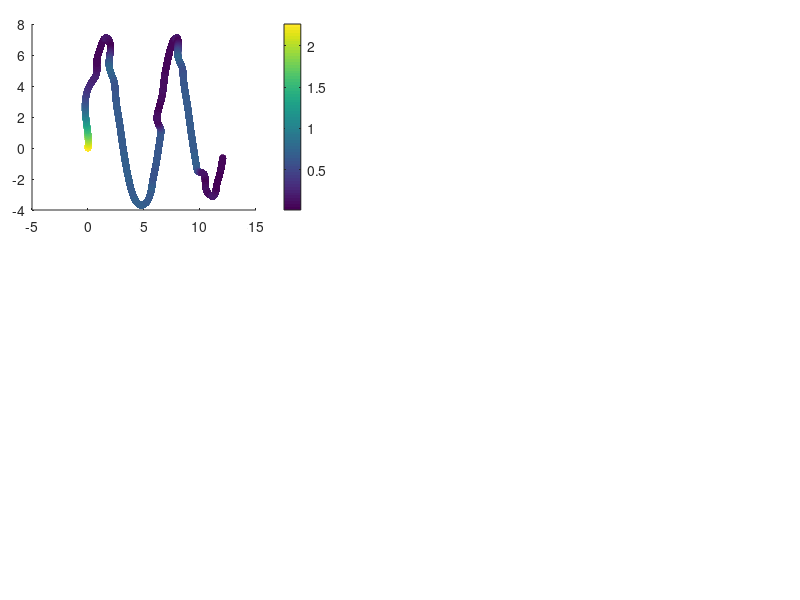

The MATLAB source for this figure: (Note: this script raises an error after producing the figure.)
%% Code to show the results of the Inverse kinematic controller

% Clean variables
clc, clear all, close all;
 
% Load variables of the system
%load("T_MinNorma_UAV_DinInv_Real.mat");
load("MIL_test.mat")

% Change variable size
%h = h(:, 1:end-1);
% h_p = h_p(:, 1:end-1);
% v = v(:, 1:end-1);
%vref = vref(:, 1:end-1);

% Time definition 
%t = t(1,1:end-1);

% Error definition
for k = 1:length(t)
    error_vector = hd(1:3, k)-h(1:3, k);
    error_dynamic(k) = norm(error_vector,2);
end

% Figure propert%% Figures
lw = 1; % linewidth 1
lwV = 2; % linewidth 2
fontsizeLabel = 11; %11
fontsizeLegend = 11;
fontsizeTicks = 11;
fontsizeTitel = 11;
sizeX = 1300; % size figure
sizeY = 750; % size figure

% color propreties
c1 = [80, 81, 79]/255;
c2 = [244, 213, 141]/255;
c3 = [242, 95, 92]/255;
c4 = [112, 141, 129]/255;

C18 = [0 0 0];
c5 = [130, 37, 37]/255;
c6 = [205, 167, 37]/255;
c7 = [81, 115, 180]/255;

C1 = [246 170 141]/255;
C2 = [51 187 238]/255;
C3 = [0 153 136]/255;
C4 = [238 119 51]/255;
C5 = [204 51 17]/255;
C6 = [238 51 119]/255;
C7 = [187 187 187]/255;
C8 = [80 80 80]/255;
C9 = [140 140 140]/255;
C10 = [0 128 255]/255;
C11 = [234 52 89]/255;
C12 = [39 124 252]/255;
C13 = [40 122 125]/255;
%C14 = [86 215 219]/255;
C14 = [252 94 158]/255;
C15 = [244 171 39]/255;
C16 = [100 121 162]/255;
C17 = [255 0 0]/255;
%% New color slection

figure('Position', [500 500 sizeX sizeY])
set(gcf, 'Position', [500 500 sizeX sizeY]);
fig1_comps.fig = gcf;

% Figure 1
axes('Position',[0.04 0.65 .35 .31]);
%% Colorbar
scatter(h(1, :),h(2, :),30,error_dynamic,'filled','MarkerFaceAlpha',0.7);
c = colorbar;
c.Label.Interpreter = 'latex';
c.Label.String = '$\textrm{Error}~||\tilde{\mathbf{\eta}}||$';

set(c,'TickLabelInterpreter','latex')

%% Desired Trajectory
hd_plot = line(hd(1,:),hd(2,:));
set(hd_plot, 'LineStyle', '--', 'Color', C8, 'LineWidth', 1.2*lw)

%% Real Trajectory
h_plot = line(h(1,:),h(2,:));
set(h_plot, 'LineStyle', '-', 'Color', C18, 'LineWidth', 1.2*lw)

%% Title of the image
hTitle_1 = title({'$\textrm{(a)}$'},'fontsize',14,'interpreter','latex','Color',C18);
%hXLabel_1 = xlabel('$x~[m]$','fontsize',9,'interpreter','latex', 'Color',C18);
hYLabel_1 = ylabel('$y~[m]$','fontsize',9,'interpreter','latex', 'Color',C18);

%% Legend nomeclature
hLegend_1 = legend([hd_plot, h_plot],{'$\mathbf{\eta}_d$','$\mathbf{\eta}$'},'fontsize',12,'interpreter','latex','Color',[255 255 255]/255,'Location','best','NumColumns',1,'TextColor','black');
set(gca,'ticklabelinterpreter','latex',...
        'fontsize',1.3*fontsizeTicks)
% Figure properties
ax_1 = gca;
ax_1.Box = 'on';
ax_1.BoxStyle = 'full';
ax_1.TickLength = [0.005;0.005];
ax_1.TickDirMode = 'auto';
ax_1.YMinorTick = 'on';
ax_1.XMinorTick = 'on';
% ax_2.XTickLabel = [];
ax_1.XMinorGrid = 'on';
ax_1.YMinorGrid = 'on';
%ax_2.MinorGridColor = '#8f8f8f';
ax_1.MinorGridAlpha = 0.15;
ax_1.LineWidth = 0.8;
ax_1.XLim = [min(h(1,:))-0.2 max(h(1,:))+0.2];
ax_1.YLim = [min(h(2,:))-0.2 max(h(2,:))+0.2];

% Figure 2
axes('Position',[0.04 0.28 .35 .31]);
%% Colorbar
scatter(h(1, :),h(3, :),30,error_dynamic,'filled','MarkerFaceAlpha',0.7);
c = colorbar;
c.Label.Interpreter = 'latex';
c.Label.String = '$\textrm{Error}~||\tilde{\mathbf{\eta}}||$';

set(c,'TickLabelInterpreter','latex')

%% Desired Trajectory
hd_plot_2 = line(hd(1,:),hd(3,:));
set(hd_plot_2, 'LineStyle', '--', 'Color', C8, 'LineWidth', 1.2*lw)

%% Real Trajectory
h_plot_2 = line(h(1,:),h(3,:));
set(h_plot_2, 'LineStyle', '-', 'Color', C18, 'LineWidth', 1.2*lw)

%% Title of the image
hTitle_2 = title({'$\textrm{(b)}$'},'fontsize',14,'interpreter','latex','Color',C18);
hXLabel_2 = xlabel('$x~[m]$','fontsize',9,'interpreter','latex', 'Color',C18);
hYLabel_2 = ylabel('$z~[m]$','fontsize',9,'interpreter','latex', 'Color',C18);

%% Legend nomeclature
hLegend_2 = legend([hd_plot_2, h_plot_2],{'$\mathbf{\eta}_d$','$\mathbf{\eta}$'},'fontsize',12,'interpreter','latex','Color',[255 255 255]/255,'Location','best','NumColumns',1,'TextColor','black');
set(gca,'ticklabelinterpreter','latex',...
        'fontsize',1.3*fontsizeTicks)
% Figure properties
ax_2 = gca;
ax_2.Box = 'on';
ax_2.BoxStyle = 'full';
ax_2.TickLength = [0.005;0.005];
ax_2.TickDirMode = 'auto';
ax_2.YMinorTick = 'on';
ax_2.XMinorTick = 'on';
% ax_2.XTickLabel = [];
ax_2.XMinorGrid = 'on';
ax_2.YMinorGrid = 'on';
%ax_2.MinorGridColor = '#8f8f8f';
ax_2.MinorGridAlpha = 0.15;
ax_2.LineWidth = 0.8;
ax_2.XLim = [min(h(1,:))-0.2 max(h(1,:))+0.2];
ax_2.YLim = [min(h(3,:))-0.2 max(h(3,:))+0.2];

axes('Position',[0.45 0.65 .54 .31]);
%% Data generation
error_x_plot = line(t,hd(1,:)-h(1,:));
set(error_x_plot, 'LineStyle', '-', 'Color', C5, 'LineWidth', 1.1*lw);
error_y_plot = line(t,hd(2,:)-h(2,:));
set(error_y_plot, 'LineStyle', '-', 'Color', C3, 'LineWidth', 1.1*lw);
error_z_plot = line(t,hd(3,:)-h(3,:));
set(error_z_plot, 'LineStyle', '-', 'Color', c7, 'LineWidth', 1.1*lw);

% fig1_comps.p1 = ul_plot;
%% Title of the image
hTitle_3 = title({'$\textrm{(c)}$'},'fontsize',14,'interpreter','latex','Color',C18);
%xlabel('$\textrm{Time}[s]$','fontsize',10,'interpreter','latex','Color',C18);
ylabel('$\textrm{Control Error}~[m]$','fontsize',10,'interpreter','latex', 'Color',C18);

%% Legend nomeclature
hLegend_3 = legend([error_x_plot,error_y_plot, error_z_plot],{'$\tilde{\mathbf{\eta}}_x$','$\tilde{\mathbf{\eta}}_y$','$\tilde{\mathbf{\eta}}_z$'},'fontsize',12,'interpreter','latex','Color',[255 255 255]/255,'Location','best','NumColumns',1,'TextColor','black');
 set(gca,'ticklabelinterpreter','latex',...
         'fontsize',1.3*fontsizeTicks)
%% Figure properties
ax_3 = gca;
ax_3.Box = 'on';
ax_3.BoxStyle = 'full';
ax_3.TickLength = [0.01;0.01];
ax_3.TickDirMode = 'auto';
ax_3.XTickLabel = [];
ax_3.YMinorTick = 'on';
ax_3.XMinorTick = 'on';
ax_3.XMinorGrid = 'on';
ax_3.YMinorGrid = 'on';
%ax_1.MinorGridColor = '#8f8f8f';
ax_3.MinorGridAlpha = 0.15;
ax_3.LineWidth = 0.8;
ax_3.XLim = [0 t(end)];

%% Zoom Plot
axes('Position',[0.70 0.85 .2 .1]);
index_zoom_1 = (t>=20) & (t<=30);
error_x_plot_zoom = line(t(index_zoom_1),hd(1,(index_zoom_1))-h(1,(index_zoom_1)));
error_y_plot_zoom = line(t(index_zoom_1),hd(2,(index_zoom_1))-h(2,(index_zoom_1)));
error_z_plot_zoom = line(t(index_zoom_1),hd(3,(index_zoom_1))-h(3,(index_zoom_1)));

set(error_x_plot_zoom, 'LineStyle', '-', 'Color', C5, 'LineWidth', lw*0.8);
set(error_y_plot_zoom, 'LineStyle', '-', 'Color', C3, 'LineWidth', lw*0.8);
set(error_z_plot_zoom, 'LineStyle', '-', 'Color', c7, 'LineWidth', lw*0.8);

set(gca,'ticklabelinterpreter','latex',...
         'fontsize',fontsizeTicks*0.5)
ax_1_zoom = gca;
ax_1_zoom.Box = 'on';
ax_1_zoom.BoxStyle = 'full';
ax_1_zoom.TickLength = [0.01;0.01];
%ax_1_zoom.YLim = [-0.5 0.5];
%ax_1_zoom.YTickLabel = [];
%ax_1_zoom.XTickLabel = [];
ax_1_zoom.TickDirMode = 'manual';
ax_1_zoom.TickDir = 'in';
ax_1_zoom.YMinorTick = 'on';
ax_1_zoom.XMinorTick = 'on';
ax_1_zoom.LineWidth = 0.5;
ax_1_zoom.XMinorGrid = 'on';
ax_1_zoom.YMinorGrid = 'on';
axes('Position',[0.46 0.28 .54 .31]);
%% Data generation
error_vx_plot = line(t(1,1:length(vref(1,:))),vref(1,:));
set(error_vx_plot, 'LineStyle', '-', 'Color', C7, 'LineWidth', 1.3*lw);
error_vy_plot = line(t(1,1:length(vref(2,:))),vref(2,:));
set(error_vy_plot, 'LineStyle', '-', 'Color', C14, 'LineWidth', 1.3*lw);
error_vz_plot = line(t(1,1:length(vref(3,:))),vref(3,:));
set(error_vz_plot, 'LineStyle', '-', 'Color', C15, 'LineWidth', 1.3*lw);

% fig1_comps.p1 = ul_plot;
%% Title of the image
hTitle_4 = title({'$\textrm{(d)}$'},'fontsize',14,'interpreter','latex','Color',C18);
xlabel('$\textrm{Time}[s]$','fontsize',10,'interpreter','latex','Color',C18);
ylabel('$\textrm{Inputs}~[m/s]$','fontsize',10,'interpreter','latex', 'Color',C18);

%% Legend nomeclature
hLegend_4 = legend([error_vx_plot,error_vy_plot, error_vz_plot],{'${\mu}_{l_{ref}}$','${\mu}_{m_{ref}}$','${\mu}_{n_{ref}}$'},'fontsize',12,'interpreter','latex','Color',[255 255 255]/255,'Location','best','NumColumns',1,'TextColor','black');
 set(gca,'ticklabelinterpreter','latex',...
         'fontsize',1.3*fontsizeTicks)
%% Figure properties
ax_4 = gca;
ax_4.Box = 'on';
ax_4.BoxStyle = 'full';
ax_4.TickLength = [0.01;0.01];
ax_4.TickDirMode = 'auto';
ax_4.YMinorTick = 'on';
ax_4.XMinorTick = 'on';
ax_4.XMinorGrid = 'on';
ax_4.YMinorGrid = 'on';
%ax_1.MinorGridColor = '#8f8f8f';
ax_4.MinorGridAlpha = 0.15;
ax_4.LineWidth = 0.8;
ax_4.XLim = [0 t(end)];
% 
set(gcf, 'Color', 'w'); % Sets axes background
export_fig Dynamics_real_results_b.pdf -q101

%% RMS dynamics
RMSE_x_dynamic = sqrt(mean((error_vector(1,:)).^2));
RMSE_y_dynamic = sqrt(mean((error_vector(2,:)).^2));
RMSE_z_dynamic = sqrt(mean((error_vector(3,:)).^2));

save("Dynamic_real_rmse.mat","RMSE_x_dynamic", "RMSE_y_dynamic", "RMSE_z_dynamic", "error_dynamic");